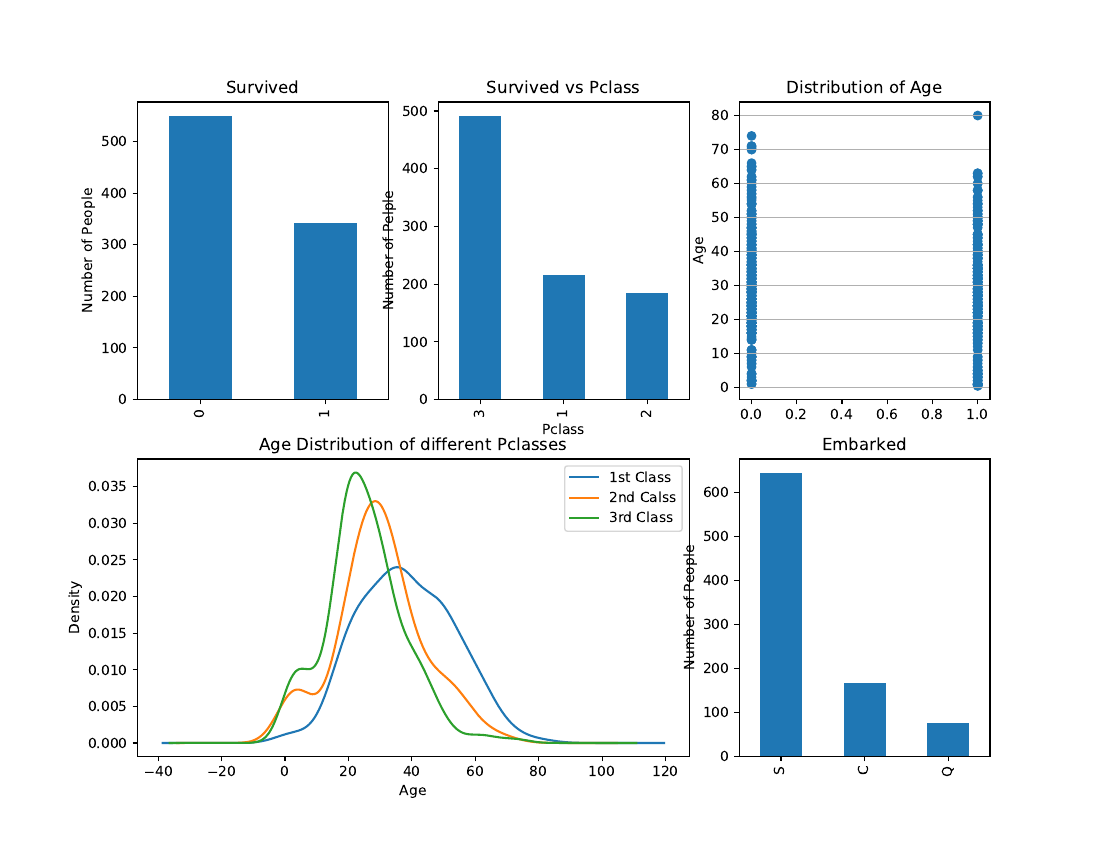

Write the Python code that produced this figure.
import pandas as pd
import numpy as np
import matplotlib
matplotlib.use('PDF')
import matplotlib.pyplot as plt
import matplotlib.font_manager as ftman
import matplotlib.colors as colors
import matplotlib.cm as cmx


tatanic = pd.read_csv('train.csv')
#print titanic.head()
#print titanic.describe()
#print titanic.info()

figH, figW = (8.5, 11.0)
fig = plt.figure(figsize=(figW, figH), dpi=300)
fig.set(alpha=0.2)


# Statistics of servived people
plt.subplot2grid((2,3),(0,0))            
tatanic.Survived.value_counts().plot(kind='bar')
plt.title("Survived") 
plt.ylabel("Number of People")  


# Statistics of servived people in different Pclasses.
plt.subplot2grid((2,3),(0,1))
tatanic.Pclass.value_counts().plot(kind="bar")
plt.title("Survived vs Pclass")
plt.ylabel("Number of Pelple")
plt.xlabel("Pclass")


# Statistics of ages of the surivived and dead people 
plt.subplot2grid((2,3),(0,2))
plt.scatter(tatanic.Survived, tatanic.Age)
plt.grid(b=True, which='major', axis='y') 
plt.title("Distribution of Age")
plt.ylabel("Age")    


#  Distribution of people ages in different PClass
plt.subplot2grid((2,3),(1,0), colspan=2)
tatanic.Age[tatanic.Pclass == 1].plot(kind='kde')   
tatanic.Age[tatanic.Pclass == 2].plot(kind='kde')
tatanic.Age[tatanic.Pclass == 3].plot(kind='kde')
plt.title("Age Distribution of different Pclasses")
plt.xlabel("Age")
plt.ylabel("Density") 
plt.legend(('1st Class', '2nd Calss','3rd Class'),loc='best') 


plt.subplot2grid((2,3),(1,2))
tatanic.Embarked.value_counts().plot(kind='bar')
plt.title("Embarked")
plt.ylabel("Number of People")  

fig.savefig("Titanic_Overview.PDF")


###############################################################################

figH, figW = (11.0, 8.5)
fig = plt.figure(figsize=(figW, figH), dpi=300)
fig.set(alpha=0.2)


ax = plt.subplot2grid((3,2),(0,0))            
Survived_0 = tatanic.Pclass[tatanic.Survived == 0].value_counts()
Survived_1 = tatanic.Pclass[tatanic.Survived == 1].value_counts()
df=pd.DataFrame({'Survived':Survived_1, 'Dead':Survived_0})
df.plot(kind='bar', stacked=True, ax=ax, color=['red', 'green'])
plt.title("Survived vs PCalss")
plt.xlabel("Plcass")
plt.ylabel("Number of People")


ax = plt.subplot2grid((3,2),(0,1))            
Survived_m = tatanic.Survived[tatanic.Sex == 'male'].value_counts()
Survived_f = tatanic.Survived[tatanic.Sex == 'female'].value_counts()
df=pd.DataFrame({'Male':Survived_m, 'Female':Survived_f})
df.plot(kind='bar', stacked=True, ax=ax, color=['red', 'green'])
plt.title("Survived vs Sex")
plt.xlabel("Sex")


ax = plt.subplot2grid((3,2),(1,0), colspan=2)
Survived_fh = tatanic.Survived[tatanic.Sex == 'female'][tatanic.Pclass != 3].value_counts()
Survived_fl = tatanic.Survived[tatanic.Sex == 'female'][tatanic.Pclass == 3].value_counts()
Survived_mh = tatanic.Survived[tatanic.Sex == 'male'][tatanic.Pclass != 3].value_counts()
Survived_ml = tatanic.Survived[tatanic.Sex == 'male'][tatanic.Pclass == 3].value_counts()
df = pd.DataFrame({"Female Highclass": Survived_fh, 'Female Lowclass': Survived_fl, 'Male Highclass': Survived_mh, 'Male Lowclass': Survived_ml})
df.plot(kind='bar', ax=ax, color=['magenta', 'pink', 'steelblue', 'lightblue'])
ax.set_xticklabels(["Dead", "Survived"], rotation=0)
ax.legend(loc='best')


ax = plt.subplot2grid((3,2), (2,0) )
Survived_0 = tatanic.Embarked[tatanic.Survived == 0].value_counts()
Survived_1 = tatanic.Embarked[tatanic.Survived == 1].value_counts()
df=pd.DataFrame({'Survived':Survived_1, 'Dead':Survived_0})
df.plot(kind='bar', stacked=True, ax=ax, color=['red', 'green'])
plt.xlabel("Embarked")
plt.ylabel("Number of People")


ax = plt.subplot2grid((3,2), (2,1) )
Survived_cabin = tatanic.Survived[pd.notnull(tatanic.Cabin)].value_counts()
Survived_nocabin = tatanic.Survived[pd.isnull(tatanic.Cabin)].value_counts()
df=pd.DataFrame({'Survived':Survived_cabin, 'Dead':Survived_nocabin}).transpose()
df.plot(kind='bar', stacked=True, ax=ax, color=['red', 'green'])
ax.set_xticklabels(["Dead", "Survived"], rotation=0)
plt.xlabel("Cabin")
plt.show()

fig.savefig("Titanic_Overview_2.PDF")
